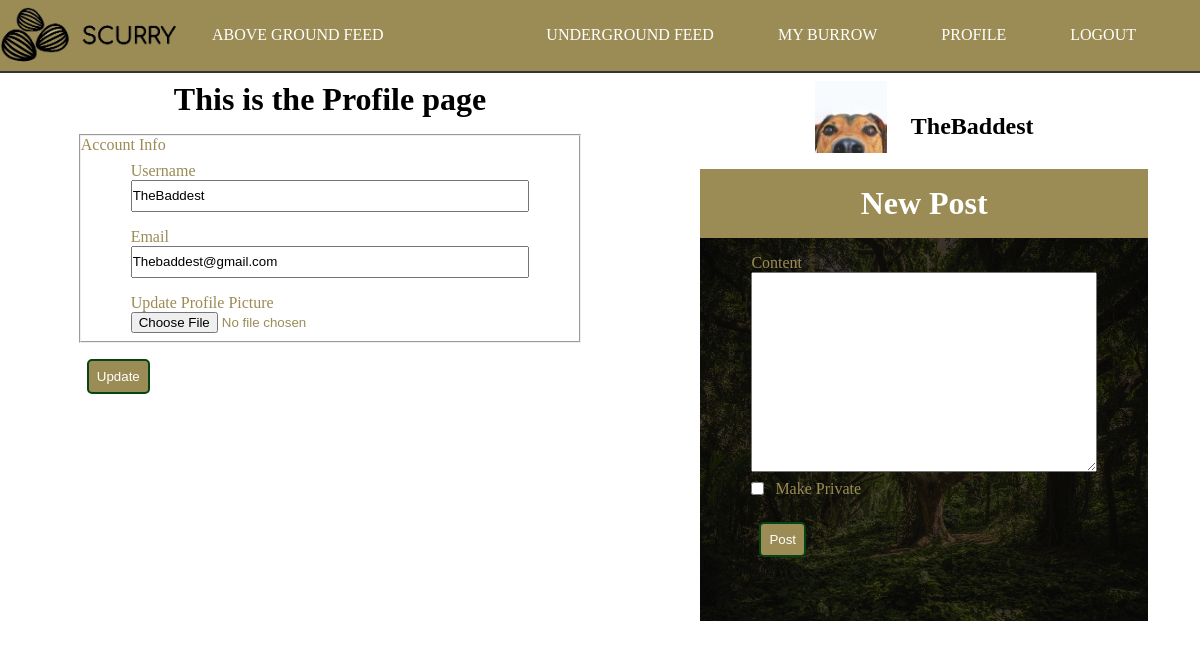
The page /profile (signed in) on the database its author committed.
### scurry/models.py (models this page shows, shortened)
class User(db.Model, UserMixin):
    id = db.Column(db.Integer, primary_key=True)
    username = db.Column(db.String(20), unique=True, nullable=False)
    email = db.Column(db.String(120), unique=True, nullable=False)
    image_file = db.Column(db.String(20), nullable=False, default='noprofile.jpg')
    password = db.Column(db.String(60), nullable=False)
    posts = db.relationship('Post', backref='author', lazy=True)
    followed = db.relationship(
        'User', secondary=followers,
        primaryjoin=(followers.c.follower_id == id),
        secondaryjoin=(followers.c.followed_id == id),
        backref=db.backref('followers', lazy='dynamic'), lazy='dynamic')
    shared = db.relationship(
        'PostShare',
        foreign_keys='PostShare.sharer_id',
        backref='sharer', lazy='dynamic')
    liked = db.relationship(
        'PostLike',
        foreign_keys='PostLike.user_id',
        backref='user', lazy='dynamic')

### scurry/users/routes.py (the view)
@users.route('/profile', methods=['GET', 'POST'])
@login_required
def profile():
    accountForm = UpdateAccountForm()
    if accountForm.validate_on_submit():
        if accountForm.picture.data:
            picture_file = save_picture(accountForm.picture.data)
            current_user.image_file = picture_file
        current_user.username = accountForm.username.data
        current_user.email = accountForm.email.data
        db.session.commit()
        flash('Account has been updated!', 'success')
        return redirect(url_for('users.profile'))
    elif request.method == 'GET':
        accountForm.username.data = current_user.username
        accountForm.email.data = current_user.email
    postForm = PostForm()
    if postForm.validate_on_submit():
        post = Post(private=postForm.private.data, content=postForm.content.data, author=current_user)
        db.session.add(post)
        db.session.commit()
        flash('Post Created!', 'success')
        return redirect(url_for('main.index'))
    image_file = url_for('static', filename='images/' + current_user.image_file)
    return render_template('profile.html', title="Profile",
                            userForm=accountForm, postForm=postForm,
                            image_file=image_file)

### scurry/users/forms.py (shortened to what this page needs)
class UpdateAccountForm(FlaskForm):
    username = StringField('Username',
                        validators=[DataRequired(), Length(min=2, max=20)])
    email = StringField('Email',
                        validators=[DataRequired(), Email()])
    picture = FileField('Update Profile Picture', validators=[FileAllowed(['jpg', 'jpeg', 'png'])])
    submit = SubmitField('Update')

### scurry/posts/forms.py
class PostForm(FlaskForm):
    content = TextAreaField('Content', validators=[DataRequired()])
    private = BooleanField('Make Private')
    submit = SubmitField('Post')

### scurry/models.py (called while the page is built)
@login_manager.user_loader
def load_user(user_id):
    return User.query.get(int(user_id))

### scurry/templates/profile.html (shortened to what this page needs)
{% extends "layout.html" %}
{% block content %}
    <div class="container" id="profile">
        <h1 class="page-header">This is the Profile page</h1>
        <div class="form">
            <form action="" method="POST" enctype="multipart/form-data">
                <fieldset class="form-group">
                    <div class="legend">
                        Account Info
                    </div>
                    <div class="form-group">
                        {{ userForm.username.label(class="form-control-label") }}
                        {% if userForm.username.errors %}
                            {{ userForm.username(class="form-control")}}
                            <div class="invalid-feedback">
                                {% for error in userForm.username.errors %}
                                    <span>{{ error }}</span>
                                {% endfor %}
                            </div>
                        {% else %}
                            {{ userForm.username(class="form-control") }}
                        {% endif %}
                    </div>
                    <div class="form-group">
                        {{ userForm.email.label(class="form-control-label") }}
                        {% if userForm.email.errors %}
                            {{ userForm.email(class="form-control")}}
                            <div class="invalid-feedback">
                                {% for error in userForm.email.errors %}
                                    <span>{{ error }}</span>
                                {% endfor %}
                            </div>
                        {% else %}
                            {{ userForm.email(class="form-control") }}
                        {% endif %}
                    </div>
                    <div class="form-group">
                        {{ userForm.picture.label() }}
                        {{ userForm.picture(class="form-control-file") }}
                    </div>
                </fieldset>
                <div class="form-group">
                    {{ userForm.submit(class="btn btn-info")}}
                </div>
            </form>
        </div>
    </div>
{% endblock content %}

### scurry/templates/layout.html (shortened to what this page needs)
<!DOCTYPE html>
<html lang="en">
<head>
    <link rel="stylesheet" type="text/css" href="{{ url_for('static', filename='style.css') }}">
</head>
<body>
    <header>
        <nav class="header-nav">
            <div class="header-logo">
                <img src="{{ url_for('static', filename='images/scurry-logo.png') }}" alt="Scurry - A Place for Squirrels" class="logo">
            </div>
            <ul class="nav-list">
                <li class="nav-list-item">
                    <a href="{{ url_for('main.index') }}" class="nav-link">Above Ground Feed</a>
                </li>
            </ul>
            <ul class="nav-list right">
                {% if current_user.is_authenticated %}
                <li class="nav-list-item">
                    <a href="{{ url_for('posts.underground') }}" class="nav-link">Underground Feed</a>
                </li>
                <li class="nav-list-item">
                    <a href="{{ url_for('posts.burrow') }}" class="nav-link">My Burrow</a>
                </li>
                <li class="nav-list-item">
                    <a href="{{ url_for('users.profile') }}" class="nav-link">Profile</a>
                </li>
                <li class="nav-list-item">
                    <a href="{{ url_for('users.logout') }}" class="nav-link">Logout</a>
                </li>
                {% endif %}
            </ul>
        </nav>
    </header>
    <main id="main">
        <div class="content-container" id="main-block">
            {%  block content %}{% endblock %}
        </div>
        <div class="sidebar-container" id="sidebar-block">
        {% if current_user.is_authenticated %}
            <div class="home-sidebar-user-info">
                <img src="{{ url_for('static', filename='images/' + current_user.image_file) }}" alt="user photo" class="sidebar-img">
                <h2>{{ current_user.username }}</h2>
            </div>
            <div class="post-form">
                <form action="" method="POST" class="form">
                    <div class="form-legend">
                        <h1>New Post</h1>
                    </div>
                    <div class="form-well">
                        <div class="form-group">
                            {{ postForm.content.label(class="form-control-label") }}
                            {% if postForm.content.errors %}
                                <div class="invalid-feedback">
                                    {% for error in postForm.content.errors %}
                                        <span>{{ error }}</span>
                                    {% endfor %}
                                </div>
                            {% else %}
                                {{ postForm.content(class="form-control-post-textarea") }}
                            {% endif %}
                        </div>
                        <div class="form-group">
                            {{ postForm.private.label(class="form-control-boolean-label") }}
                            {{ postForm.private(class="form-control-boolean") }}
                        </div>
                        <div class="form-group post-submit">
                            {{ postForm.submit(class="btn")}}
                        </div>
                    </div>
                </form>
            </div>
        {% endif %}
        </div>
    </main>
</body>
</html>

### scurry/static/style.css (style rules this page uses)
*, *::before, *::after { margin: 0; padding: 0; box-sizing: border-box; }
html { --main-color: #054414; --accent-color: #9b8b55; }
body { background-size: cover; }
a { text-decoration: none; color: #ffffff; transition: color .4s ease; }
.container { padding: .5rem; }
.btn { margin: .5rem; padding: .5rem; background: var(--accent-color); border: 2px solid var(--main-color); border-radius: 5px; color: #fff; cursor: pointer; }
.header-nav { width: 100vw; border-bottom: 2px solid #333; background: var(--accent-color); display: flex; }
.header-logo > .logo { max-width: 180px; object-fit: contain; }
.nav-list { margin-right: 2rem; list-style: none; display: flex; flex-flow: row nowrap; justify-content: center; align-items: center; }
.nav-list-item { margin: .5rem 2rem; }
.nav-link { text-transform: uppercase; }
.right { margin-left: auto; }
#main-block { grid-area: main; }
#sidebar-block { grid-area: side; }
#main { max-width: 1175px; height: 100%; display: grid; grid-template-areas: 'main main main side side' 'main main main side side' 'main main main side side'; grid-gap: .5rem; }
.content-container { width: 55vw; }
.sidebar-container { width: 40vw; }
.page-header { text-align: center; }
.home-sidebar-user-info { padding-top: .5rem; display: flex; justify-content: center; align-items: center; }
.home-sidebar-user-info > h2 { margin: 1.3rem 0 0 1.5rem; }
.sidebar-img { height: 72px; width: 72px; object-fit: cover; }
.post-form { padding: .5rem; }
.form { margin: auto; padding: .5rem; width: 100%; max-width: 650px; }
.form-legend { padding: 1rem 0; width: 100%; text-align: center; background: var(--accent-color); color: #ffffff; }
.form-well { padding: .5rem .5rem 3rem .5rem; height: 100%; width: 100%; background: linear-gradient( rgba(0,0,0,0.7), rgba(0,0,0,0.7)), url('./images/forest.jpeg') no-repeat center; background-size: cover; }
.form-group { margin: .5rem auto; width: 80%; position: relative; display: flex; flex-direction: column; justify-content: center; align-items: flex-start; color: var(--accent-color); }
.form-control { height: 2rem; width: 100%; }
.form-control-post-textarea { width: 100%; height: 200px; }
.form-control-boolean-label { margin-left: 1.5rem; }
.form-control-boolean { display: inline; position: absolute; }
.post-submit { margin-top: 1rem; }

### rows shown on the page
User: username "TheBaddest", email "Thebaddest@gmail.com", image_file (picture)

### other values the page prints
{{ userForm.username.label(class="form-control-label") }} "Username"
{{ userForm.email.label(class="form-control-label") }} "Email"
{{ userForm.picture.label() }} "Update Profile Picture"
{{ postForm.content.label(class="form-control-label") }} "Content"
{{ postForm.private.label(class="form-control-boolean-label") }} "Make Private"
